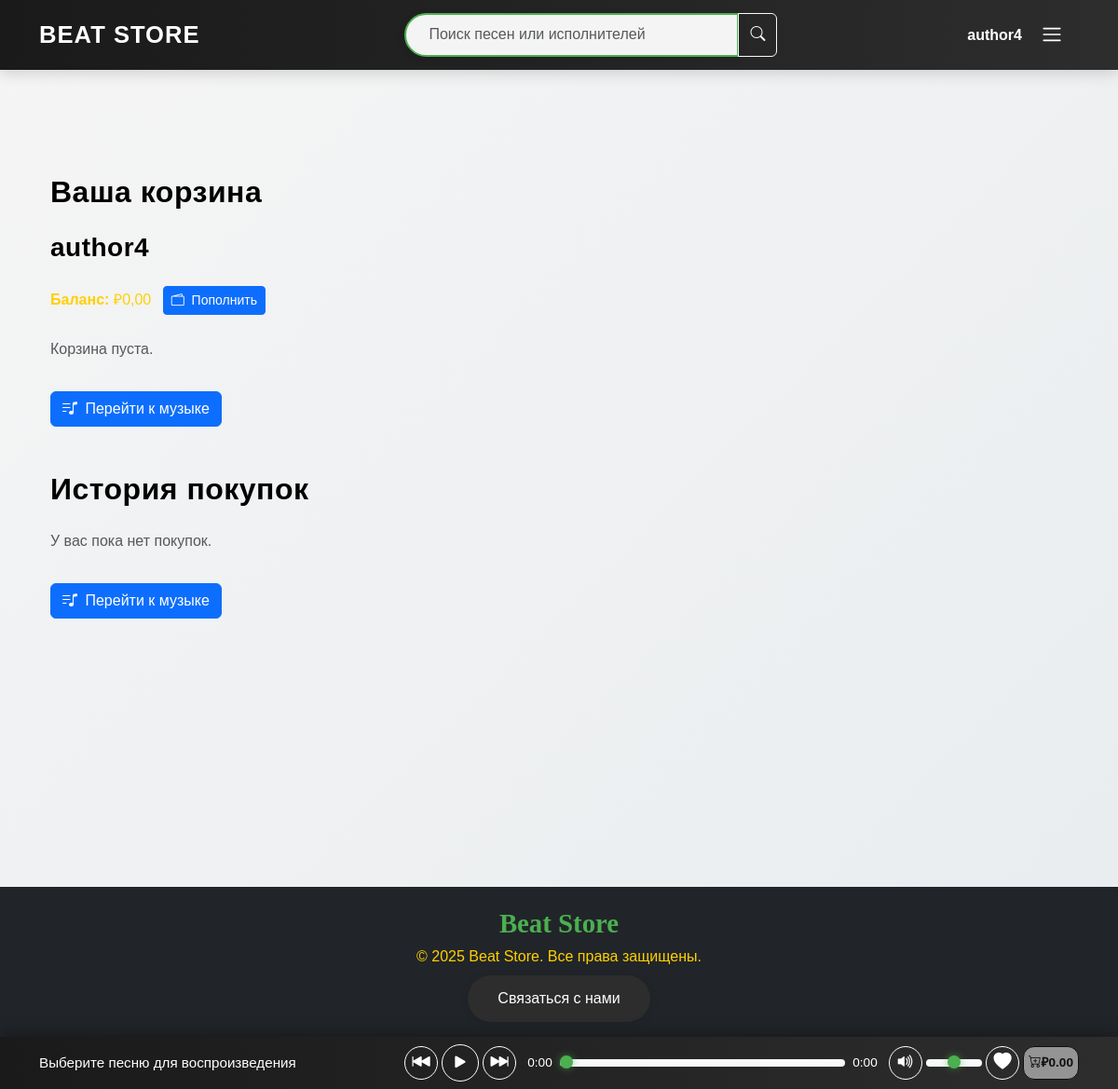
Page /cart/ (signed in) on the earlier database version.
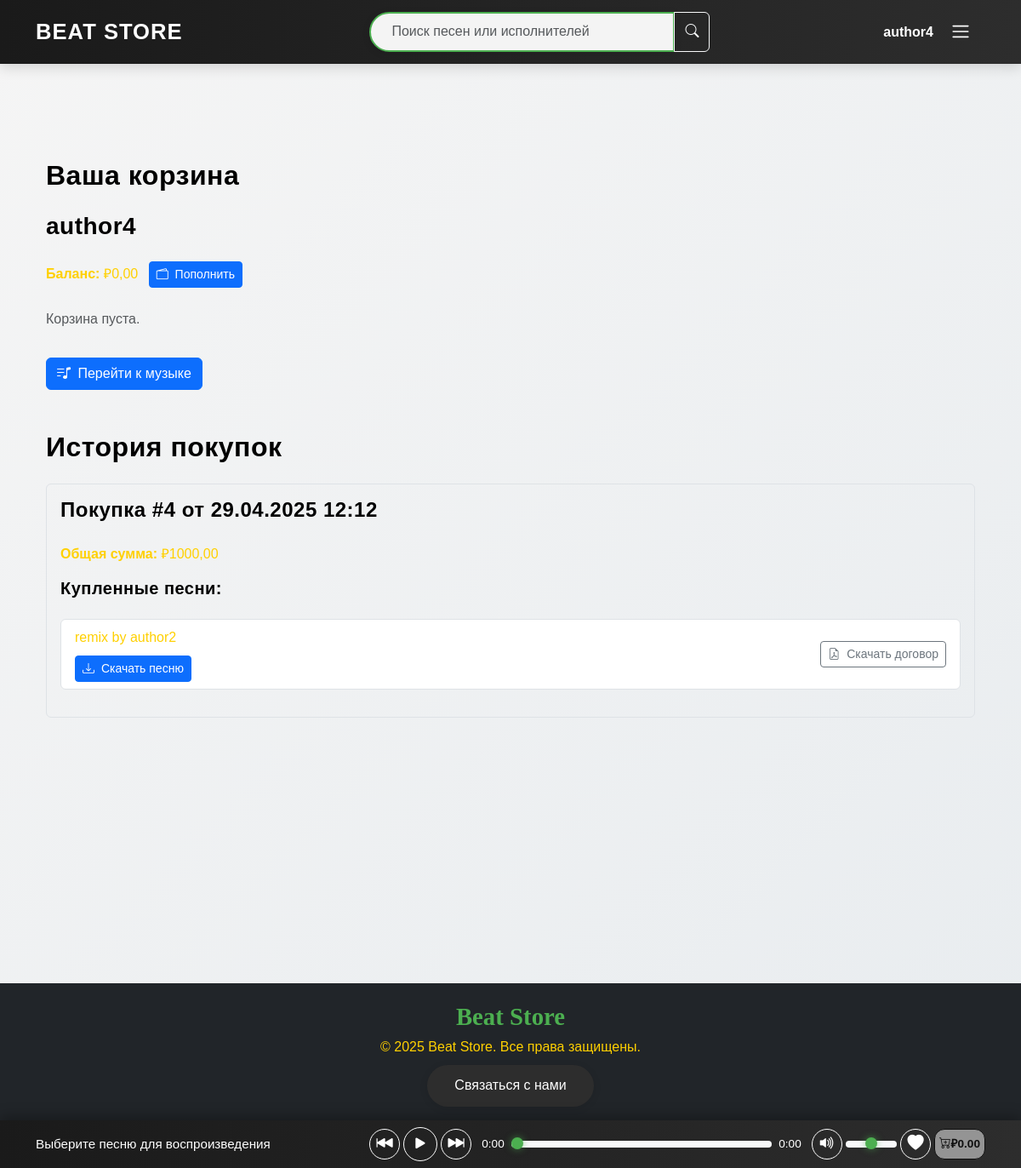
Same page on the later database version.
### store/models.py (models this page shows, shortened)
class Purchase(models.Model):
    user = models.ForeignKey(
        User,
        on_delete=models.CASCADE,
        related_name='bulk_purchases',
        verbose_name='Покупатель'
    )
    songs = models.ManyToManyField(
        Song,
        related_name='purchases',
        verbose_name='Песни'
    )
    total_price = models.DecimalField(
        max_digits=10,
        decimal_places=2,
        verbose_name='Общая сумма'
    )
    purchase_date = models.DateTimeField(
        auto_now_add=True,
        verbose_name='Дата покупки'
    )
    class Meta:
        verbose_name = 'Покупка'
        verbose_name_plural = 'Покупки'
        indexes = [
            models.Index(fields=['user', 'purchase_date']),
        ]
        constraints = [
            models.CheckConstraint(
                check=models.Q(total_price__gte=0),
                name='purchase_total_price_non_negative'
            )
        ]

class Song(models.Model):
    title = models.CharField(max_length=100, verbose_name='Название')
    path = models.FileField(upload_to='songs/', verbose_name='Файл')
    cover = models.ImageField(upload_to='covers/', null=True, blank=True, verbose_name='Обложка')
    likes = models.ManyToManyField(
        User,
        related_name='liked_songs',
        blank=True,
        verbose_name='Лайки'
    )
    author = models.ForeignKey(
        User,
        on_delete=models.CASCADE,
        related_name='songs',
        verbose_name='Автор'
    )
    genre = models.ForeignKey(
        Genre,
        on_delete=models.SET_NULL,
        null=True,
        blank=True,
        verbose_name='Жанр'
    )
    price = models.DecimalField(
        max_digits=8,
        decimal_places=2,
        default=0.00,
        verbose_name='Цена'
    )
    total_plays = models.PositiveIntegerField(default=0, verbose_name='Количество прослушиваний')
    created_at = models.DateTimeField(auto_now_add=True, verbose_name='Дата создания')
    class Meta:
        verbose_name = 'Песня'
        verbose_name_plural = 'Песни'
        ordering = ['-created_at']
        indexes = [
            models.Index(fields=['created_at']),
            models.Index(fields=['total_plays']),
            models.Index(fields=['author', 'created_at']),
        ]
        constraints = [
            models.CheckConstraint(
                check=models.Q(price__gte=0),
                name='song_price_non_negative'
            )
        ]

class User(AbstractUser):
    email = models.EmailField(unique=True, verbose_name='Электронная почта')
    balance = models.DecimalField(max_digits=10, decimal_places=2, default=0.00, verbose_name='Баланс')
    class Meta:
        verbose_name = 'Пользователь'
        verbose_name_plural = 'Пользователи'
        indexes = [models.Index(fields=['username', 'email'])]

### store/views.py (the view)
# urls.py: path('cart/', views.cart, name='cart'),
@login_required
def cart(request):
    cart, created = Cart.objects.get_or_create(user=request.user)
    songs = cart.songs.select_related('author').all()
    total_price = sum(song.price for song in songs)
    purchases = Purchase.objects.filter(user=request.user).select_related('user').prefetch_related('songs__author').order_by('-purchase_date')
    songs_json = [
        {
            'id': song.id,
            'path': song.path.url,
            'title': song.title,
            'author': song.author.username,
            'total_likes': song.total_likes,
            'price': float(song.price),
            'total_plays': song.total_plays,
            'cover': song.cover.url if song.cover else '/static/images/default_cover.jpg'
        }
        for song in songs
    ]
    context = {
        'songs': songs,
        'total_price': total_price,
        'purchases': purchases,
        'songs_json': json.dumps(songs_json, ensure_ascii=False),
    }
    return render(request, 'store/cart.html', context)

### store/templates/store/cart.html (shortened to what the changed rows need)
{% extends 'store/base.html' %}
{% load static %}
{% block extra_css %}
    <link rel="stylesheet" href="{% static 'css/cart.css' %}">
    <link href="https://cdn.jsdelivr.net/npm/bootstrap-icons@1.10.5/font/bootstrap-icons.css" rel="stylesheet">
{% endblock %}
{% block content %}
<main class="container my-4">
    <h2 class="mb-4">Ваша корзина</h2>
    <h2 class="mb-4">История покупок</h2>
    <div class="purchase-history">
        {% if purchases %}
            {% for purchase in purchases %}
                <div class="purchase-item mb-4 p-3 border rounded">
                    <h4>Покупка #{{ purchase.id }} от {{ purchase.purchase_date|date:"d.m.Y H:i" }}</h4>
                    <p><strong>Общая сумма:</strong> ₽{{ purchase.total_price|floatformat:2 }}</p>
                    <h5>Купленные песни:</h5>
                    <ul class="list-group mb-3">
                        {% for song in purchase.songs.all %}
                            <li class="list-group-item d-flex justify-content-between align-items-center">
                                <div>
                                    <span>{{ song.title }} by {{ song.author.username }}</span>
                                    <br>
                                    <a href="{{ song.path.url }}" class="btn btn-sm btn-primary mt-2" download>
                                        <i class="bi bi-download me-1"></i> Скачать песню
                                    </a>
                                </div>
                                <a href="{% url 'store:download_contract_pdf' purchase.id %}" class="btn btn-sm btn-outline-secondary">
                                    <i class="bi bi-file-earmark-pdf me-1"></i> Скачать договор
                                </a>
                            </li>
                        {% endfor %}
                    </ul>
                </div>
            {% endfor %}
        {% else %}
            <p class="text-muted">У вас пока нет покупок.</p>
            <a href="{% url 'store:music_list' %}" class="btn btn-primary mt-3">
                <i class="bi bi-music-note-list me-1"></i> Перейти к музыке
            </a>
        {% endif %}
    </div>
</main>
{% endblock %}

Differences in the rows shown:
added Purchase: id "4", purchase_date "29.04.2025 12:12", total_price "1000,00"
now on this page (row unchanged): Song: title "remix", author.username "author2"
Other differences:
text no longer shown: "У вас пока нет покупок. Перейти к музыке"
